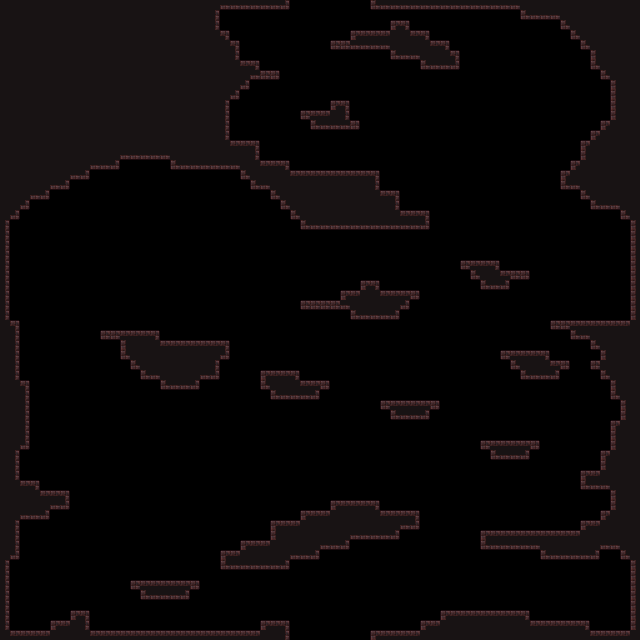

The image is a tile-based game level rendered from a .tmx file. Its description and source (layers, tilesets, objects; grid data summarised) follow:
An orthogonal 64x64 tile map with 10x10 px tiles, 1 tile layer (platforms), 3 tilesets and 3 objects (2x enemy, player).

<map version="1.0" orientation="orthogonal" renderorder="right-up" width="64" height="64" tilewidth="10" tileheight="10" nextobjectid="29">
 <tileset firstgid="1" name="platforms_tiled" tilewidth="10" tileheight="10" tilecount="400" columns="20">
  <image source="Textures/platforms_tiled.png" width="200" height="200" />
  <terraintypes>
   <terrain name="terrain" tile="-1" />
   <terrain name="New Terrain" tile="0" />
  </terraintypes>
  <tile id="23" terrain=",,,0" />
  <tile id="40" terrain=",,0,0" />
  <tile id="41" terrain=",,0," />
  <tile id="61" terrain=",0,,0" />
  <tile id="62" terrain="0,0,0,0" />
  <tile id="63" terrain="0,,0," />
  <tile id="83" terrain=",0,," />
  <tile id="100" terrain="0,0,," />
  <tile id="101" terrain="0,,," />
 </tileset>
 <tileset firstgid="401" name="player_spawn" tilewidth="14" tileheight="26" tilecount="1" columns="1">
  <image source="../Assets/ScrapyardComrades/Resources/player_spawn.png" width="14" height="26" />
 </tileset>
 <tileset firstgid="402" name="enemy_spawn" tilewidth="14" tileheight="26" tilecount="1" columns="1">
  <image source="../Assets/ScrapyardComrades/Resources/enemy_spawn.png" width="14" height="26" />
 </tileset>
 <layer name="platforms" width="64" height="64">
  <data>[4096 cells, 1256 non-empty, 12 distinct tile ids]</data>
 </layer>
 <objectgroup name="objects">
  <object id="25" name="player" gid="401" x="158" y="580" width="14" height="26" />
  <object id="26" name="enemy" gid="402" x="138" y="330" width="14" height="26" />
  <object id="28" name="enemy" gid="402" x="528" y="530" width="14" height="26" />
 </objectgroup>
</map>
